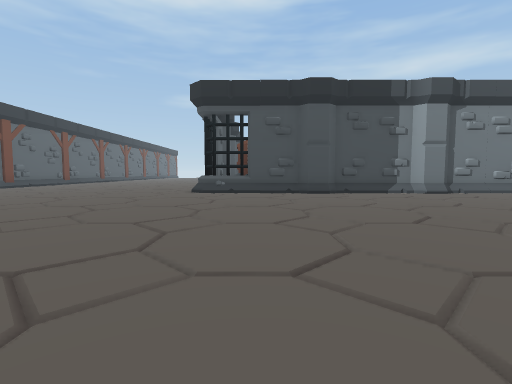
[1] (above)

21 first-person views from a walk through a 3-D level made in the Unity game engine. The camera is 0.72 m above the floor, tilts 4° down and sees 85° across. The floor is counted in squares, 1 m on a side. Each view is taken from the middle of a square. On the plan, view 1 faces up. The plan holds only what a view shows up to about 10 squares ahead; the rest is blank. The place goes on beyond the plan. Some surface patterns are stand-ins.

[2]
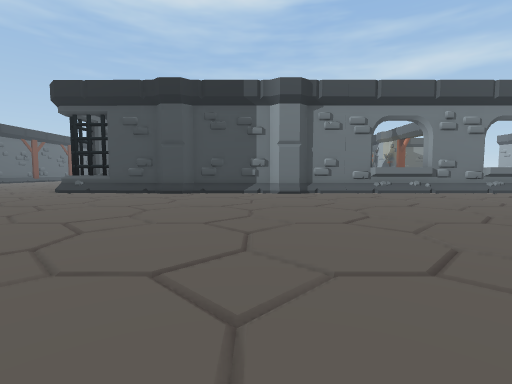

[3]
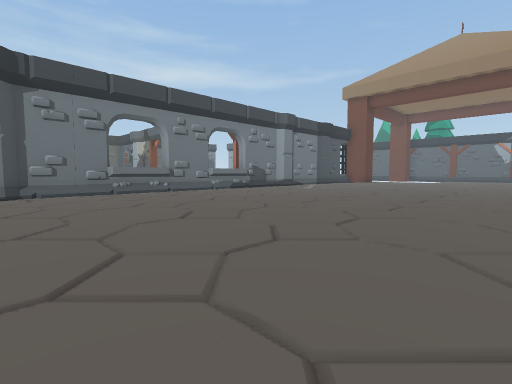

[4]
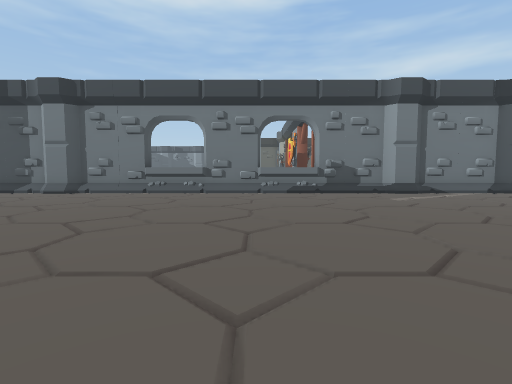

[5]
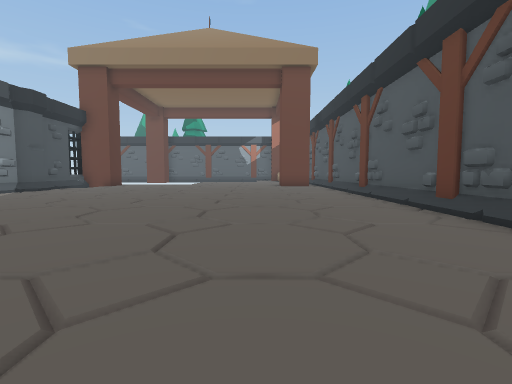

[6]
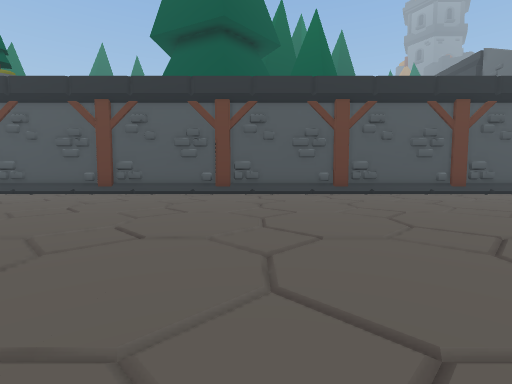

[7]
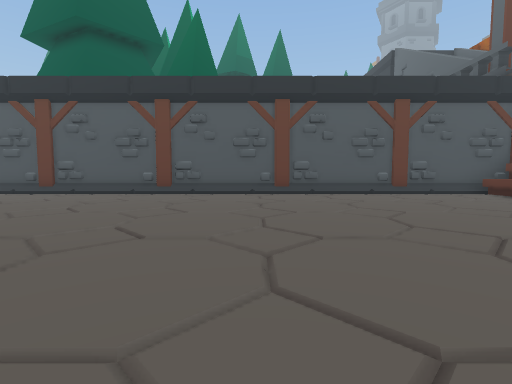

[8]
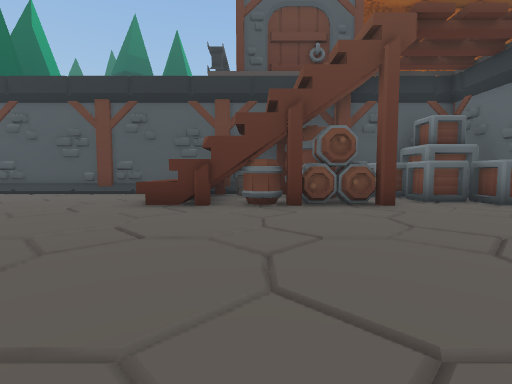

[9]
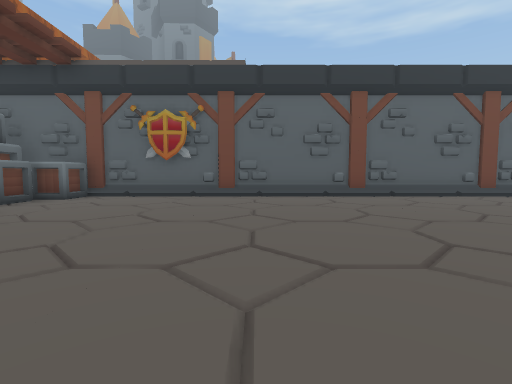

[10]
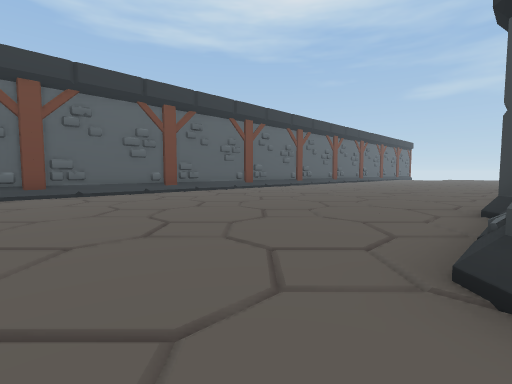

[11]
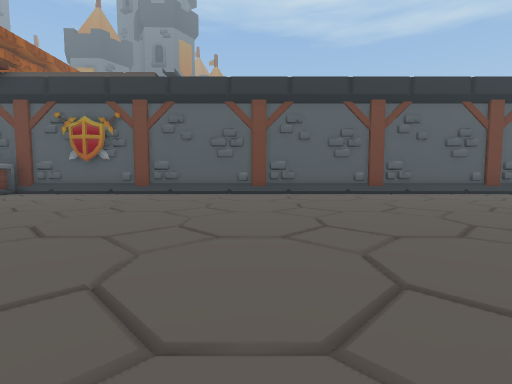

[12]
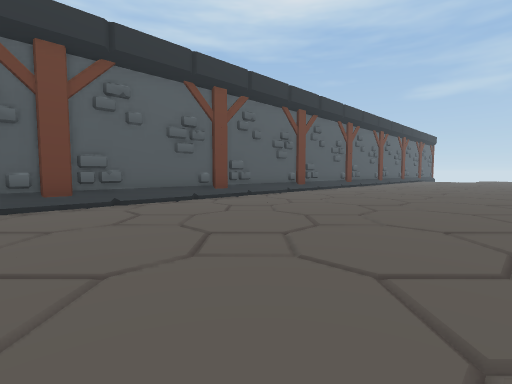

[13]
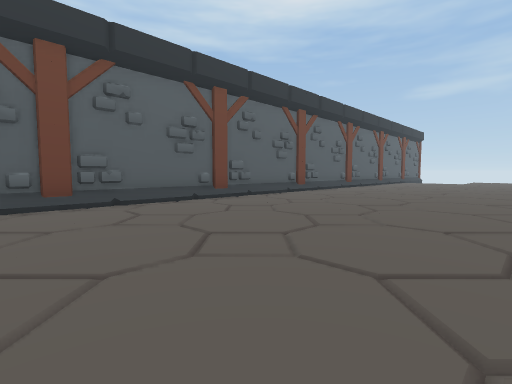

[14]
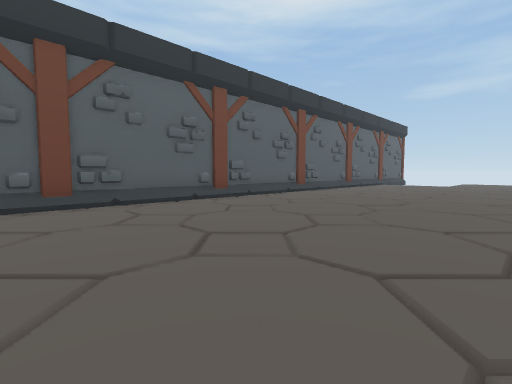

[15]
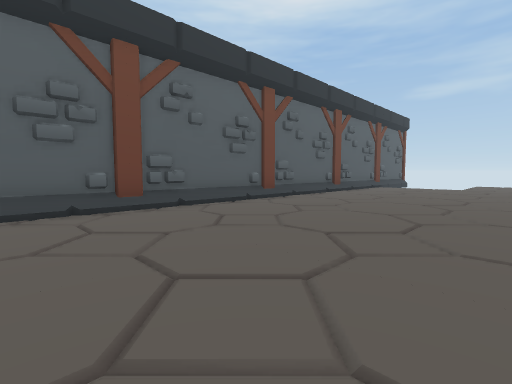

[16]
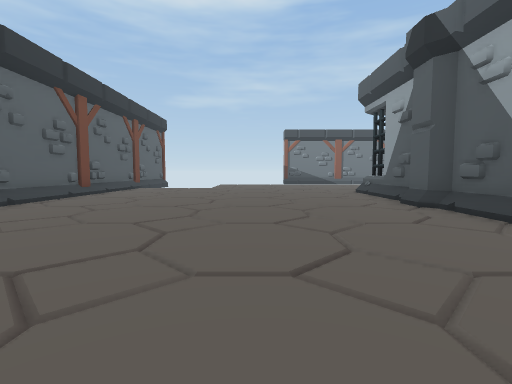

[17]
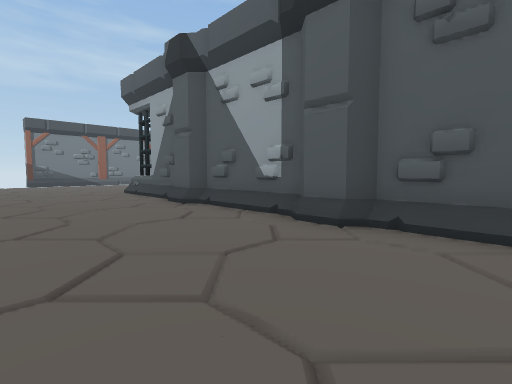

[18]
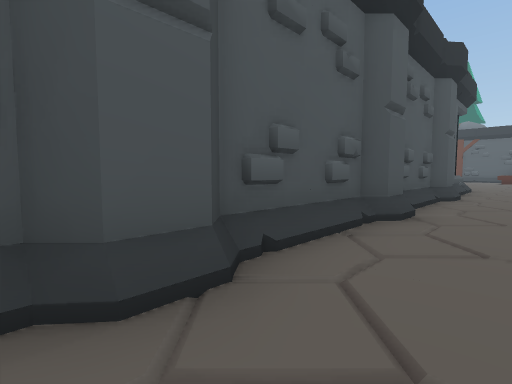

[19]
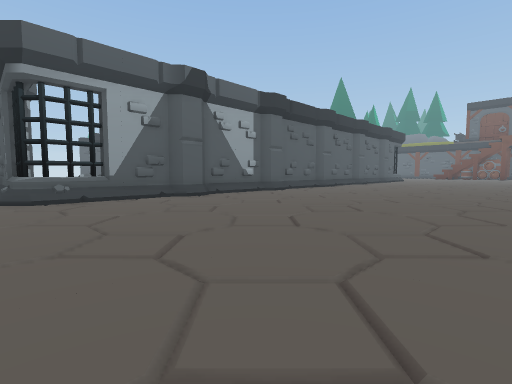

[20]
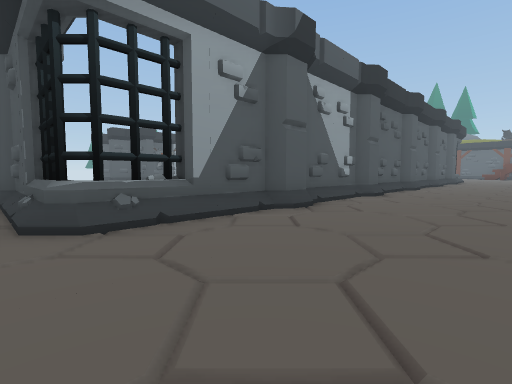

[21]
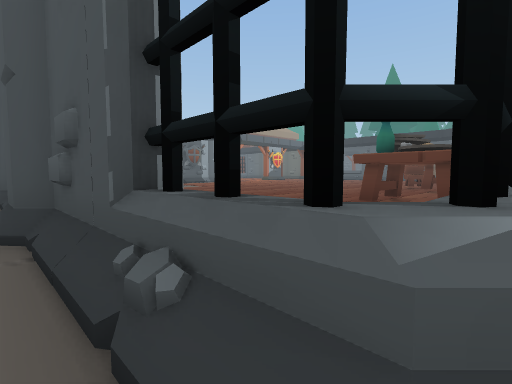

### Floor plan
Key: @ floor where view 1 was taken; # wall or solid block; . main floor; : floor 0.05 m higher than the main floor; = window, fence, low wall or low ledge; ^ raised ledge; O other object.
Columns run from 12 left of view 1 to 21 right of it. Each row starts with its distance up from view 1.
 35   ............O
 34 #.........###O#
 33 #.........=
 32 #.........#
 31 #.........#O
 30 #.........#O
 29 #.........OOOO :::
 28 #.........# OO::::
 27 #.........#OO :
 26 #.........#O:::
 25 #.........O ::
 24 #.........# OO
 23 #.........#O
 22 #.........#O
 21 #.........O
 20 #.........#
 19 #.........#O
 18 #.........#O
 17 #.........O
 16 #.........#
 15 #.........#O
 14 #.........#O
 13 #.........O
 12 #.........#
 11 #.........=                  OOOOO
 10 #.........###O###O###########O###O
  9 #.................................
  8 #.................................
  7 #.................................
  6 #.................................
  5 #.................................
  4 #.................................
  3 #.................................
  2 ##................................
  1 #O..#####^........................
  0  OOO##  ##..@.....................
 -1  OOO#   ##........................
 -2  OOO     #........................
 -3          #########################

Positions as (right, up) in squares from view 1, and headings:
1: (0, 0), facing up
2: (5, 0), facing up
3: (6, 0), facing up-right
4: (13, 0), facing up
5: (11, 1), facing right
6: (11, 7), facing down
7: (5, 7), facing down
8: (-5, 7), facing down
9: (-3, 6), facing left
10: (-2, 8), facing up-left
11: (-2, 9), facing left
12: (-5, 12), facing up-left
13: (-5, 16), facing up-left
14: (-5, 20), facing up-left
15: (-6, 23), facing up-left
16: (-6, 24), facing up
17: (-6, 24), facing up-right
18: (-4, 23), facing down-right
19: (-10, 35), facing down-right
20: (-6, 35), facing down-right
21: (-2, 35), facing down-right
